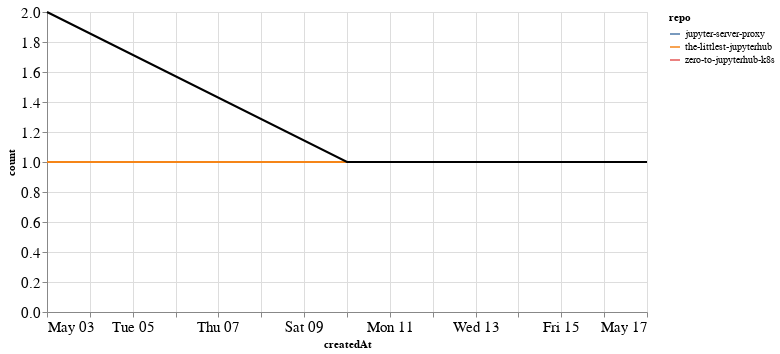

Write notebook code for a chart like this one.
### Markdown cell above
## PRs

### Code cell
prs_time = prs.groupby('repo').resample('W', on='createdAt').count()['author'].reset_index()
prs_time = prs_time.rename(columns={'author': 'count'})
prs_time_total = prs_time.groupby('createdAt').agg({"count": "sum"}).reset_index()

ch1 = alt.Chart(prs_time, width=600).mark_line().encode(
    x='createdAt',
    y='count',
    color='repo',
    tooltip="repo"
)

ch2 = alt.Chart(prs_time_total, width=600).mark_line(color="black").encode(
    x='createdAt',
    y='count',
)

ch1 + ch2

### Figure 1 — Vega-Lite specification as saved in the notebook (floating-point values rounded to 4 significant figures)
{"config": {"axisLeft": {"labelFontSize": 15}, "axisBottom": {"labelFontSize": 15}}, "layer": [{"data": {"name": "data-9578243788a492cf390fce303e89d19a"}, "mark": "line", "encoding": {"color": {"type": "nominal", "field": "repo"}, "tooltip": {"type": "nominal", "field": "repo"}, "x": {"type": "temporal", "field": "createdAt"}, "y": {"type": "quantitative", "field": "count"}}, "width": 600}, {"data": {"name": "data-328f633dbd295389144d558a12c11db7"}, "mark": {"type": "line", "color": "black"}, "encoding": {"x": {"type": "temporal", "field": "createdAt"}, "y": {"type": "quantitative", "field": "count"}}, "width": 600}], "$schema": "https://vega.github.io/schema/vega-lite/v4.0.2.json", "datasets": {"data-9578243788a492cf390fce303e89d19a": [{"repo": "jupyter-server-proxy", "createdAt": "2020-05-17T00:00:00", "count": 1}, {"repo": "the-littlest-jupyterhub", "createdAt": "2020-05-03T00:00:00", "count": 1}, {"repo": "the-littlest-jupyterhub", "createdAt": "2020-05-10T00:00:00", "count": 1}, {"repo": "zero-to-jupyterhub-k8s", "createdAt": "2020-05-03T00:00:00", "count": 1}], "data-328f633dbd295389144d558a12c11db7": [{"createdAt": "2020-05-03T00:00:00", "count": 2}, {"createdAt": "2020-05-10T00:00:00", "count": 1}, {"createdAt": "2020-05-17T00:00:00", "count": 1}]}}
